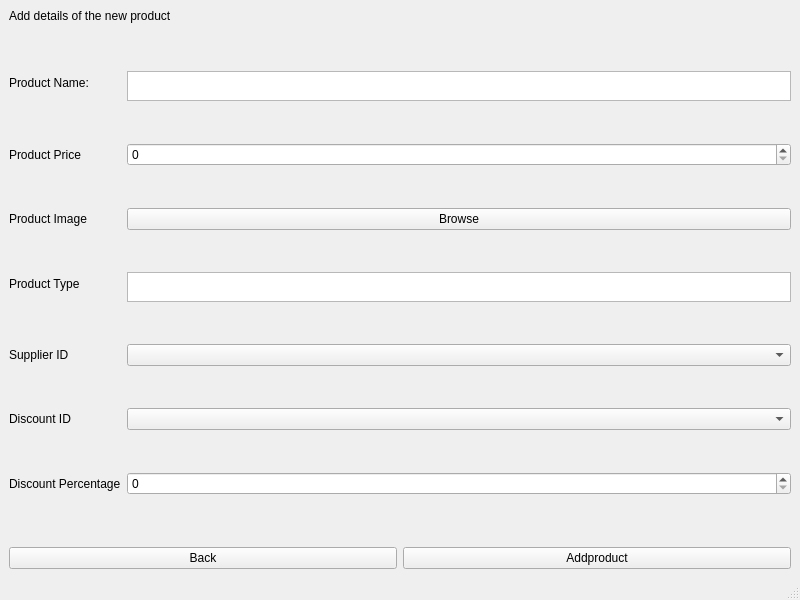
<?xml version="1.0" encoding="UTF-8"?>
<ui version="4.0">
 <class>AddProduct</class>
 <widget class="QMainWindow" name="AddProduct">
  <property name="geometry">
   <rect>
    <x>0</x>
    <y>0</y>
    <width>800</width>
    <height>600</height>
   </rect>
  </property>
  <property name="windowTitle">
   <string>MainWindow</string>
  </property>
  <widget class="QWidget" name="centralwidget">
   <layout class="QVBoxLayout" name="verticalLayout">
    <item>
     <widget class="QLabel" name="label">
      <property name="text">
       <string>Add details of the new product</string>
      </property>
     </widget>
    </item>
    <item>
     <layout class="QFormLayout" name="formLayout">
      <property name="verticalSpacing">
       <number>0</number>
      </property>
      <item row="0" column="0">
       <widget class="QLabel" name="label_3">
        <property name="text">
         <string>Product Name: </string>
        </property>
       </widget>
      </item>
      <item row="0" column="1">
       <widget class="QTextEdit" name="Product_name_textEdit">
        <property name="maximumSize">
         <size>
          <width>16777215</width>
          <height>30</height>
         </size>
        </property>
       </widget>
      </item>
      <item row="1" column="0">
       <widget class="QLabel" name="label_4">
        <property name="text">
         <string>Product Price</string>
        </property>
       </widget>
      </item>
      <item row="1" column="1">
       <widget class="QSpinBox" name="Price_spinBox"/>
      </item>
      <item row="2" column="0">
       <widget class="QLabel" name="label_5">
        <property name="text">
         <string>Product Image</string>
        </property>
       </widget>
      </item>
      <item row="2" column="1">
       <widget class="QPushButton" name="Browse_btn">
        <property name="text">
         <string>Browse</string>
        </property>
       </widget>
      </item>
      <item row="3" column="0">
       <widget class="QLabel" name="label_9">
        <property name="text">
         <string>Product Type</string>
        </property>
       </widget>
      </item>
      <item row="3" column="1">
       <widget class="QTextEdit" name="Type_textedit">
        <property name="maximumSize">
         <size>
          <width>16777215</width>
          <height>30</height>
         </size>
        </property>
       </widget>
      </item>
      <item row="4" column="0">
       <widget class="QLabel" name="label_6">
        <property name="text">
         <string>Supplier ID</string>
        </property>
       </widget>
      </item>
      <item row="4" column="1">
       <widget class="QComboBox" name="SID_comboBox"/>
      </item>
      <item row="5" column="0">
       <widget class="QLabel" name="label_7">
        <property name="text">
         <string>Discount ID</string>
        </property>
       </widget>
      </item>
      <item row="5" column="1">
       <widget class="QComboBox" name="DID_comboBox"/>
      </item>
      <item row="6" column="0">
       <widget class="QLabel" name="label_8">
        <property name="text">
         <string>Discount Percentage</string>
        </property>
       </widget>
      </item>
      <item row="6" column="1">
       <widget class="QSpinBox" name="PercentageSpinBox">
        <property name="maximum">
         <number>30</number>
        </property>
        <property name="singleStep">
         <number>5</number>
        </property>
       </widget>
      </item>
     </layout>
    </item>
    <item>
     <layout class="QHBoxLayout" name="horizontalLayout">
      <item>
       <widget class="QPushButton" name="back_btn">
        <property name="text">
         <string>Back</string>
        </property>
       </widget>
      </item>
      <item>
       <widget class="QPushButton" name="Addproduct_btn">
        <property name="text">
         <string>Addproduct</string>
        </property>
       </widget>
      </item>
     </layout>
    </item>
   </layout>
  </widget>
  <widget class="QStatusBar" name="statusbar"/>
 </widget>
 <resources/>
 <connections/>
</ui>
